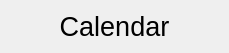
<?xml version="1.0" encoding="UTF-8"?>
<ui version="4.0">
 <class>Frame</class>
 <widget class="QFrame" name="Frame">
  <property name="geometry">
   <rect>
    <x>0</x>
    <y>0</y>
    <width>229</width>
    <height>53</height>
   </rect>
  </property>
  <property name="windowTitle">
   <string>Frame</string>
  </property>
  <layout class="QVBoxLayout" name="verticalLayout">
   <item>
    <widget class="QLabel" name="label">
     <property name="font">
      <font>
       <pointsize>20</pointsize>
      </font>
     </property>
     <property name="text">
      <string>Calendar</string>
     </property>
     <property name="alignment">
      <set>Qt::AlignCenter</set>
     </property>
    </widget>
   </item>
  </layout>
 </widget>
 <resources/>
 <connections/>
</ui>
